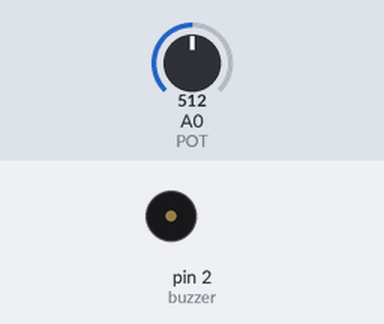
A sketch run on a simulated Arduino Uno, built with avr-gcc and run on an emulated ATmega328P. On the bench: buzzer (waves = sounding). Inputs (shaded band) come from the test bench; at power-on: A0 (POT) = 512.

Above: at 0.5 s.
Timing chart, 0 to 3.0 s (numbered marks = the images above):
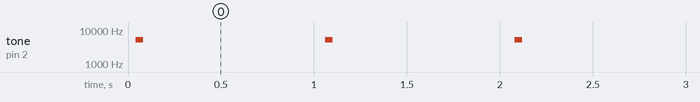

Measured:
- by itself, tone on pin 2 (buzzer): alternates 5183 Hz for 0.04 s and silent for 0.98 s

The sketch:

Beep2.ino
```cpp
#define POT A0

int buzzer = 2;

int PotBuffer = 0;

void setup() {
  // put your setup code here, to run once:
  pinMode(buzzer, OUTPUT);
}

void loop() {
  // put your main code here, to run repeatedly:
  PotBuffer = analogRead(POT);

  for (int i = 0; i < 100; ++i){
    digitalWrite(buzzer, HIGH);
  delayMicroseconds(PotBuffer / 3);
  digitalWrite(buzzer, LOW);
  }

  delay(1000);
}
```
